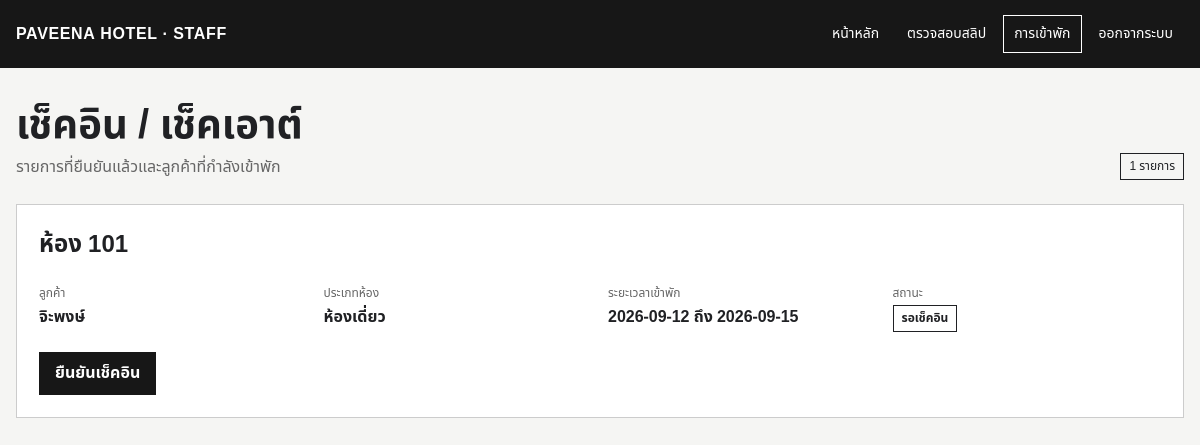
/staff/manage_bookings.php (signed in), run on the app's committed database.
### tables this page shows
CREATE TABLE `bookings` (
  `id` int(11) NOT NULL,
  `user_id` int(11) NOT NULL,
  `room_id` int(11) NOT NULL,
  `checkin_date` date NOT NULL,
  `checkout_date` date NOT NULL,
  `total_price` decimal(10,2) NOT NULL,
  `status` enum('pending','confirmed','checked_in','checked_out','cancelled') NOT NULL DEFAULT 'pending',
  `created_at` timestamp NOT NULL DEFAULT current_timestamp()
);

CREATE TABLE `rooms` (
  `id` int(11) NOT NULL,
  `room_number` varchar(10) NOT NULL,
  `room_type_id` int(11) NOT NULL,
  `status` enum('available','occupied','maintenance') NOT NULL DEFAULT 'available',
  `image` varchar(255) DEFAULT NULL,
  `image_2` varchar(255) DEFAULT NULL,
  `image_3` varchar(255) DEFAULT NULL
);

CREATE TABLE `users` (
  `id` int(11) NOT NULL,
  `full_name` varchar(100) NOT NULL,
  `email` varchar(100) NOT NULL,
  `password` varchar(255) NOT NULL,
  `phone` varchar(15) DEFAULT NULL,
  `role` enum('customer','staff','admin') NOT NULL DEFAULT 'customer',
  `created_at` timestamp NOT NULL DEFAULT current_timestamp()
);

CREATE TABLE `room_types` (
  `id` int(11) NOT NULL,
  `type_name` varchar(50) NOT NULL,
  `price_per_night` decimal(10,2) NOT NULL,
  `description` text DEFAULT NULL,
  `max_guests` int(11) DEFAULT 1
);

### staff/manage_bookings.php (the view, shortened to what this page needs)
<?php
require_once '../config/db_connect.php';
$stmt = $pdo->query("SELECT bookings.id, bookings.checkin_date, bookings.checkout_date, bookings.status,
                             users.full_name, rooms.room_number, room_types.type_name
                      FROM bookings
                      JOIN users ON bookings.user_id = users.id
                      JOIN rooms ON bookings.room_id = rooms.id
                      JOIN room_types ON rooms.room_type_id = room_types.id
                      WHERE bookings.status IN ('confirmed', 'checked_in')
                      ORDER BY bookings.checkin_date ASC");
$bookings = $stmt->fetchAll(PDO::FETCH_ASSOC);
$status_thai = ['confirmed' => 'รอเช็คอิน', 'checked_in' => 'เข้าพักอยู่'];
?>
<!DOCTYPE html>
<html lang="th">
<head>
    <link rel="stylesheet" href="../assets/backoffice.css">
</head>
<body class="backoffice-body">
    <header class="bo-header">
        <div class="bo-header-inner">
            <a class="bo-brand" href="<?= $_SESSION['role'] === 'admin' ? '../admin/dashboard.php' : 'dashboard.php' ?>">PAVEENA HOTEL · STAFF</a>
            <nav class="bo-nav" aria-label="เมนูพนักงาน"><a href="<?= $_SESSION['role'] === 'admin' ? '../admin/dashboard.php' : 'dashboard.php' ?>">หน้าหลัก</a><a href="pending_payments.php">ตรวจสอบสลิป</a><a href="manage_bookings.php" aria-current="page">การเข้าพัก</a><a href="../customer/logout.php">ออกจากระบบ</a></nav>
        </div>
    </header>
    <main class="bo-main">
        <header class="bo-page-heading">
            <div><h1>เช็คอิน / เช็คเอาต์</h1><p>รายการที่ยืนยันแล้วและลูกค้าที่กำลังเข้าพัก</p></div>
            <span class="bo-status"><?= count($bookings) ?> รายการ</span>
        </header>
        <?php if (!$bookings): ?>
            <p class="bo-empty">ไม่มีรายการที่ต้องเช็คอินหรือเช็คเอาต์ในขณะนี้</p>
        <?php else: ?>
            <section class="bo-card-list" aria-label="รายการการเข้าพัก">
            <?php foreach ($bookings as $b): ?>
                <article class="bo-card">
                    <h2>ห้อง <?= htmlspecialchars($b['room_number']) ?></h2>
                    <dl class="bo-details">
                        <div><dt>ลูกค้า</dt><dd><?= htmlspecialchars($b['full_name']) ?></dd></div>
                        <div><dt>ประเภทห้อง</dt><dd><?= htmlspecialchars($b['type_name']) ?></dd></div>
                        <div><dt>ระยะเวลาเข้าพัก</dt><dd><?= htmlspecialchars($b['checkin_date']) ?> ถึง <?= htmlspecialchars($b['checkout_date']) ?></dd></div>
                        <div><dt>สถานะ</dt><dd><span class="bo-status"><?= htmlspecialchars($status_thai[$b['status']]) ?></span></dd></div>
                    </dl>
                    <form class="bo-actions" method="POST" action="update_stay_status.php">
                        <?php if ($b['status'] === 'confirmed'): ?>
                            <button class="bo-button" type="submit" name="new_status" value="checked_in">ยืนยันเช็คอิน</button>
                        <?php elseif ($b['status'] === 'checked_in'): ?>
                            <button class="bo-button" type="submit" name="new_status" value="checked_out">ยืนยันเช็คเอาต์</button>
                        <?php endif; ?>
                    </form>
                </article>
            <?php endforeach; ?>
            </section>
        <?php endif; ?>
    </main>
</body>
</html>

### assets/backoffice.css (style rules this page uses)
* { box-sizing: border-box; }
body { margin: 0; color: #202124; background: #f5f5f3; font-family: "Noto Sans Thai", Tahoma, sans-serif; line-height: 1.55; }
a { color: inherit; }
.bo-header { color: #fff; background: #171717; }
.bo-header-inner { width: min(1180px, calc(100% - 32px)); min-height: 68px; margin: auto; display: flex; align-items: center; justify-content: space-between; gap: 24px; }
.bo-brand { color: #fff; text-decoration: none; font-weight: 800; letter-spacing: .04em; }
.bo-nav { display: flex; align-items: center; flex-wrap: wrap; gap: 6px; }
.bo-nav a { padding: 7px 10px; color: #fff; border: 1px solid transparent; text-decoration: none; font-size: 14px; }
.bo-nav a:hover, .bo-nav a[aria-current="page"] { border-color: #fff; }
.bo-main { width: min(1180px, calc(100% - 32px)); margin: 34px auto 56px; }
.bo-page-heading { margin-bottom: 24px; display: flex; align-items: end; justify-content: space-between; gap: 20px; }
.bo-page-heading h1 { margin: 0; font-size: clamp(27px, 4vw, 40px); line-height: 1.2; }
.bo-page-heading p { margin: 5px 0 0; color: #666; }
.bo-actions { margin-top: 20px; display: flex; flex-wrap: wrap; gap: 8px; }
.bo-button { min-height: 40px; padding: 8px 15px; display: inline-flex; align-items: center; justify-content: center; color: #fff; background: #171717; border: 1px solid #171717; font: inherit; font-weight: 700; cursor: pointer; text-decoration: none; }
.bo-status { display: inline-block; padding: 3px 8px; border: 1px solid currentColor; font-size: 12px; white-space: nowrap; }
.bo-card-list { display: grid; gap: 14px; }
.bo-card { padding: 22px; background: #fff; border: 1px solid #ccc; }
.bo-card h2, .bo-card h3 { margin-top: 0; }
.bo-details { margin: 0; display: grid; grid-template-columns: repeat(4, minmax(0, 1fr)); gap: 16px; }
.bo-details div { min-width: 0; }
.bo-details dt { color: #666; font-size: 12px; }
.bo-details dd { margin: 3px 0 0; font-weight: 700; }

### data on the page
bookings: room.room_number "101", user.full_name "จิะพงษ์", room_types.type_name "ห้องเดี่ยว", checkin_date "2026-09-12", checkout_date "2026-09-15", status "รอเช็คอิน", shows "ยืนยันเช็คอิน"

### other printed values
count($bookings) "1"
